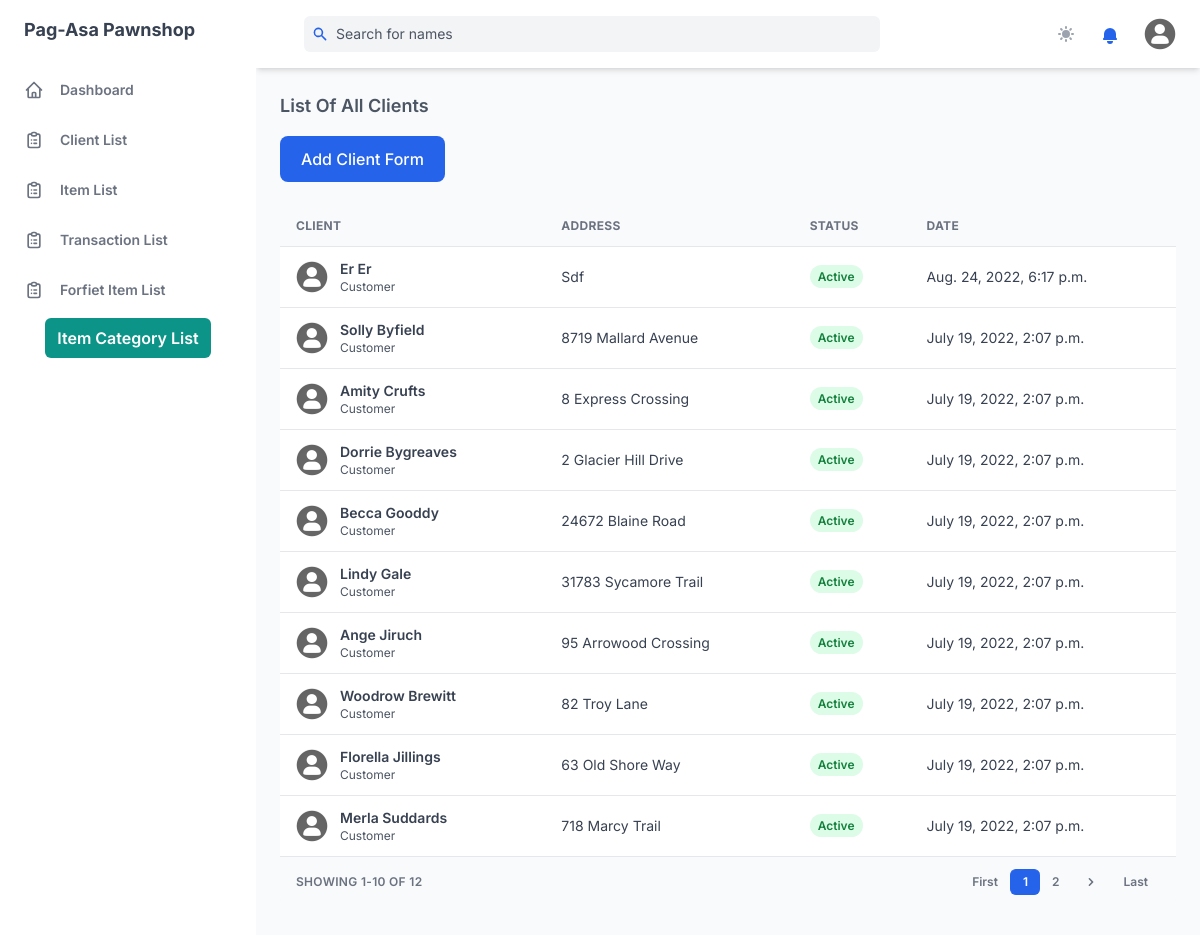
Before: /client/list/ (signed in) with the older database file.
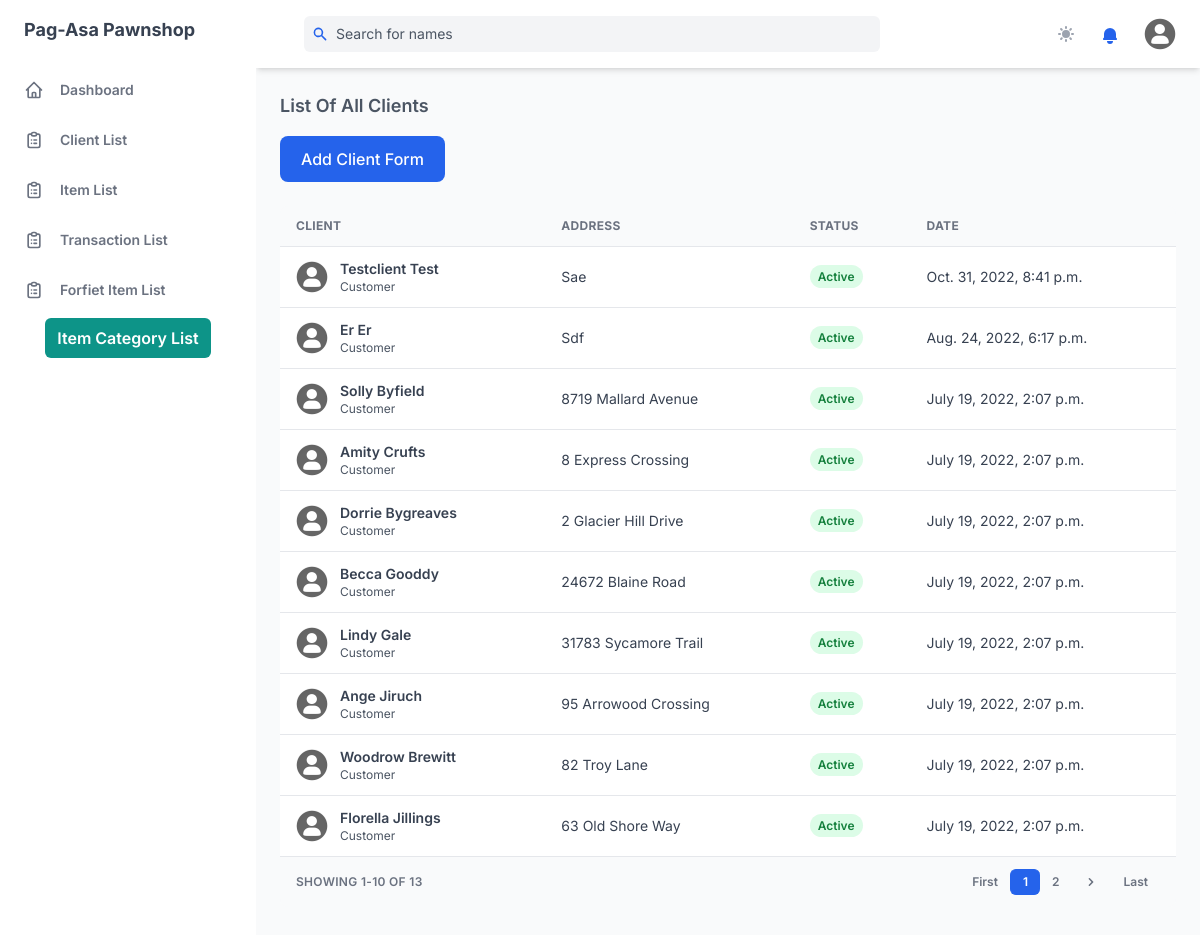
After: the same page with the newer database file.
### management_system/models.py (models this page shows, shortened)
class Client(models.Model):
    CLIENT_STATUS =  [
    ('active', 'Active'),
    ('inactive', 'Inactive'),
    ]
    first_name = models.CharField(max_length=255)
    last_name = models.CharField(max_length=255)
    middle_name = models.CharField(max_length=255, null=True, blank=True)
    address = models.TextField(max_length=500)
    contact_number = models.IntegerField()
    email_address = models.CharField(max_length=255, blank=True, null=True)
    status = models.CharField(max_length=10, choices=CLIENT_STATUS, default='active')
    created = models.DateTimeField(auto_now_add=True)
    updated = models.DateTimeField(auto_now=True)

### management_system/views.py (the view)
class ClientListView(LoginRequiredMixin, ListView):
    model = Client
    template_name = "client_list_full.html"
    paginate_by = 10
    context_object_name = 'clients'
    ordering = ['-created']
    def get_context_data(self, **kwargs):
        context = super(ClientListView, self).get_context_data(**kwargs)
        transactions = five_days_due_date(Transaction)
        context['count_notification'] = len(transactions)
        context['categories'] = category_list(Category)
        return context

### management_system/models.py (called while the page is built)
    def __str__(self) -> str:
        return f"{self.name}".capitalize()

### management_system/views.py (called while the page is built)
def category_list(category_model):
    categories = category_model.objects.all()
    return categories

def five_days_due_date(model):
    transactions = model.objects.filter(
        Q(status='Renew') | Q(status='New'))
    e_list = []
    for transaction in transactions:
        expiration = transaction.due_date
        date_now = datetime.datetime.now().date()
        days = (expiration) - date_now
        if days.days <= 5 and days.days >= 0:
            e_list.append(transaction.id)
    five_days_before_expire = model.objects.filter(pk__in=e_list)
    return five_days_before_expire

### templates/client_list_full.html
{% extends 'base.html' %}
{% block content %}
    {% include 'components/client_list.html' %}
{% endblock%}

### templates/components/client_list.html (shortened to what the changed rows need)
{% load static %}
{% load mathfilters %}
<div id="content" class="mt-6">
  <div class="w-full overflow-hidden rounded-lg shadow-xs">
    <div class="w-full overflow-x-auto">
      <table class="w-full whitespace-no-wrap">
        <thead>
          <tr
            class="text-xs font-semibold tracking-wide text-left text-gray-500 uppercase border-b dark:border-gray-700 bg-gray-50 dark:text-gray-400 dark:bg-gray-800"
          >
            <th class="px-4 py-3">Client</th>
            <th class="px-4 py-3">Address</th>
            <th class="px-4 py-3">Status</th>
            <th class="px-4 py-3">Date</th>
          </tr>
        </thead>
        <tbody class="bg-white divide-y dark:divide-gray-700 dark:bg-gray-800">
          {% for client in clients %}
          <tr class="text-gray-700 dark:text-gray-400">
            <td class="px-4 py-3">
              <div class="flex items-center text-sm">
                <div class="relative hidden w-8 h-8 mr-3 rounded-full md:block">
                  <img
                    class="object-cover w-full h-full rounded-full"
                    src="{% static 'assets/img/default.png' %}"
                    alt=""
                    loading="lazy"
                  />
                  <div
                    class="absolute inset-0 rounded-full shadow-inner"
                    aria-hidden="true"
                  ></div>
                </div>
                <div>
                  <a hx-boost="true" href="{% url 'client_detail' client.pk %}" hx-indicator="#my-indicator">
                    <p class="font-semibold">
                      {{client.first_name|title}} {{client.last_name|title}}
                    </p>
                  </a>
                  <p class="text-xs text-gray-600 dark:text-gray-400">
                    Customer
                  </p>
                </div>
              </div>
            </td>
            <td class="px-4 py-3 text-sm">{{ client.address|title }}</td>
            <td class="px-4 py-3 text-xs">
              <span
                class="px-2 py-1 font-semibold leading-tight bg-green-100 rounded-full dark:text-green-100 {% if client.status == 'active'%}text-green-700 dark:bg-green-700{% else %}text-red-600 dark:bg-red-600{% endif %}"
              >
               {{client.status|title}}
              </span>
            </td>
            <td class="px-4 py-3 text-sm">{{ client.created }}</td>
          </tr>
          {% endfor %}
        </tbody>
      </table>
    </div>
    <div
      class="grid px-4 py-3 text-xs font-semibold tracking-wide text-gray-500 uppercase border-t dark:border-gray-700 bg-gray-50 sm:grid-cols-9 dark:text-gray-400 dark:bg-gray-800"
    >
      <span class="flex items-center col-span-3">
        Showing {% if page_obj.number > 1%}{{page_obj.number|sub:1}}{% endif %}1-{% if page_obj.number == page_obj.paginator.num_pages%}{{page_obj.paginator.count}}{%else%}{{page_obj.number|mul:10}}{%endif%} of {{page_obj.paginator.count}}
      </span>
      <span class="col-span-2"></span>
      <span class="flex col-span-4 mt-2 sm:mt-auto sm:justify-end">
        <nav aria-label="Table navigation">
          <ul class="inline-flex items-center">
            {% for num in page_obj.paginator.page_range %}
            {% if page_obj.number == num %}
            <li>
              <a href="?page={{ num }}">
                <button
                  class="px-3 py-1 text-white transition-colors duration-150 bg-blue-600 border border-r-0 border-blue-600 rounded-md focus:outline-none focus:shadow-outline-blue"
                >
                  {{ num }}
                </button>
              </a>
            </li>
            {% elif num > page_obj.number|add:'-3' and num < page_obj.number|add:'3' %}
            <li>
              <a href="?page={{ num }}" hx-boost="true">
                <button
                  class="px-3 py-1 rounded-md focus:outline-none focus:shadow-outline-blue"
                >
                  {{ num }}
                </button>
              </a>
            </li>
            {% endif %}
            {% endfor %}
          </ul>
        </nav>
      </span>
    </div>
  </div>
</div>

Changed rows visible on the page:
no longer on this page (row unchanged): Client: first_name "Merla", last_name "Suddards", address "718 Marcy Trail", status "Active", created "July 19, 2022, 2:07 p.m."
added Client: first_name "Testclient", last_name "Test", address "Sae", status "Active", created "Oct. 31, 2022, 8:41 p.m."
Other visible differences:
{{ page_obj.paginator.count }}: "12" → "13"
